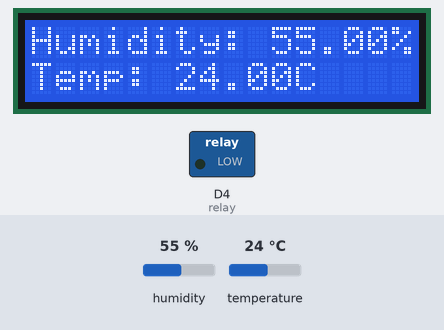
A sketch run on a simulated ESP8266 (NodeMCU). On the bench: 16×2 character LCD, switched loads named in the sketch (green lamp = pin HIGH). The test bench sets the inputs (shaded band); at power-on: temperature 24 °C, humidity 55 %. What the sketch prints to the serial monitor is not drawn.

Above: at 1.2 s.
1.3 s: temperature set to 33 °C
At 2.9 s:
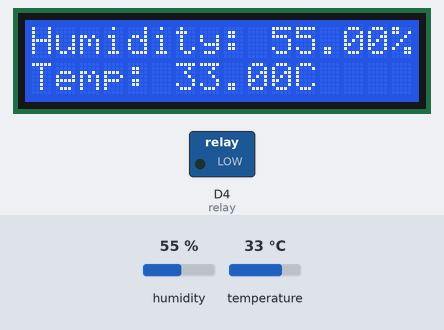
4.0 s: temperature set to 36 °C
At 5.1 s:
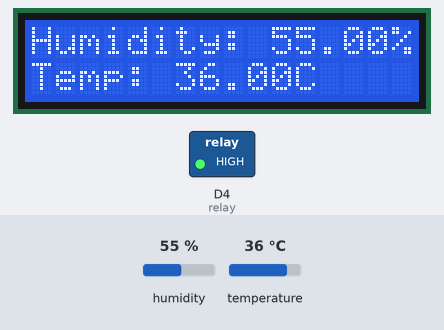
6.7 s: humidity set to 22 %
At 9.5 s:
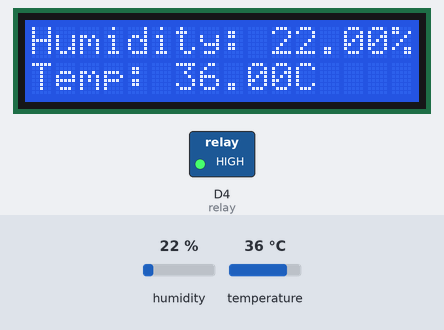
9.8 s: humidity set to 40 %
At 11.6 s:
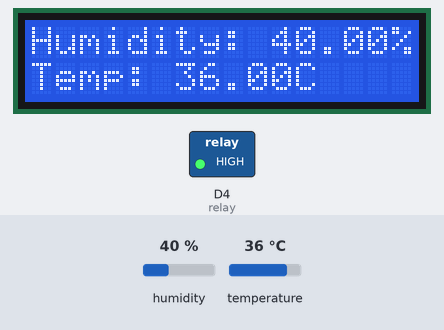
Timing chart, 0 to 13.1 s (numbered marks = the images above; inputs shaded):
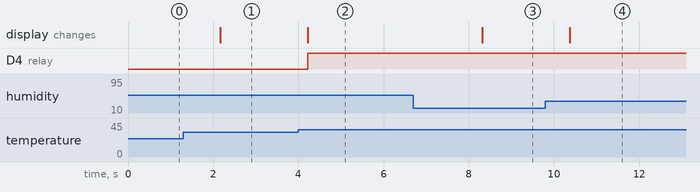

Measured:
- the behaviour switches between 34 and 35 °C on temperature (found by bisection; images 1 and 2)
- after the input at 1.3 s, the display: changes after 0.86 s (image 1)
- after the input at 4.0 s, D4 (relay): LOW → HIGH after 0.22 s; the display: changes after 0.22 s (image 2)
- after the input at 6.7 s, the display: changes after 1.6 s (image 3)
- after the input at 9.8 s, the display: changes after 0.57 s (image 4)

The sketch:

relay_dht11.ino
```cpp
#include <OneWire.h>
#include "DHT.h"
#include <LiquidCrystal_I2C.h>

LiquidCrystal_I2C lcd(0x27, 16, 2);

#define relay D4
#define DHT_PIN D3
#define DHT_TYPE DHT11

DHT dht(DHT_PIN, DHT_TYPE);


void setup() {
  Serial.begin(115200);
  dht.begin();
  lcd.begin();
  lcd.backlight();
  pinMode(relay, OUTPUT);
}

void loop() {
    float h = dht.readHumidity();
    float t = dht.readTemperature();

    if (isnan(h) || isnan(t)) {
        Serial.println("Failed to read from DHT sensor!");
        return;
    }

    Serial.print("Humidity: ");
    Serial.print(h);
    Serial.print("%\t");
    Serial.print("Temperature: ");
    Serial.print(t);
    Serial.println("C");

    lcd.setCursor(0, 0);
    lcd.print("Humidity: ");
    lcd.print(h);
    lcd.print("%");
    lcd.setCursor(0, 1);
    lcd.print("Temp: ");
    lcd.print(t);
    lcd.print("C");

    if (t > 34) {
        digitalWrite(relay, HIGH);
    } else {
        digitalWrite(relay, LOW);
    }

    delay(2000);
}
```
